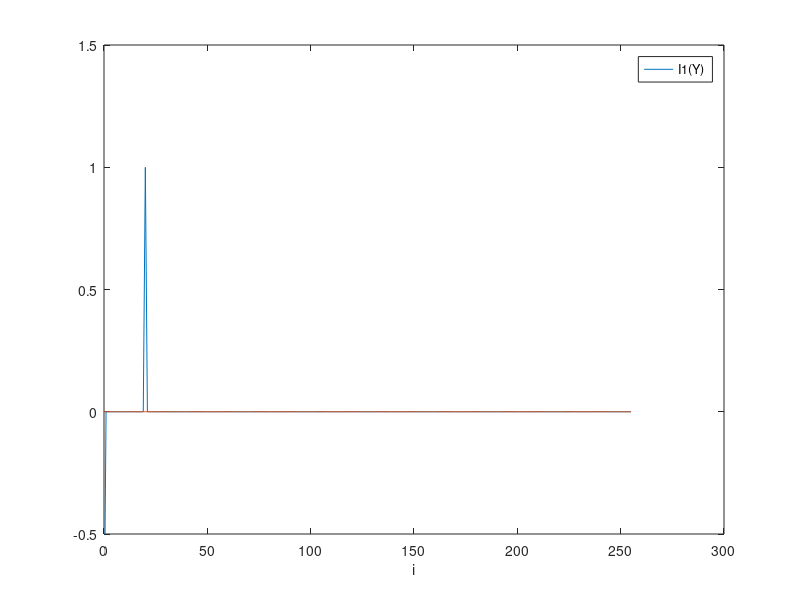
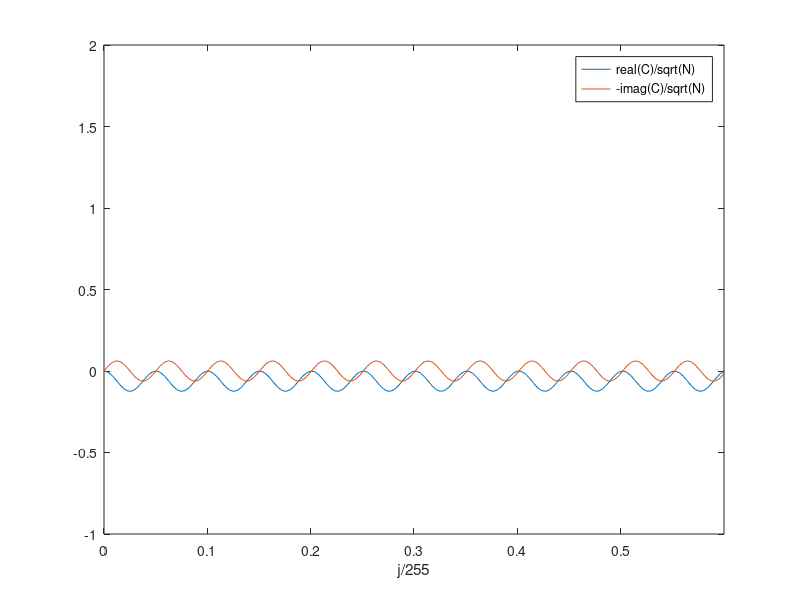
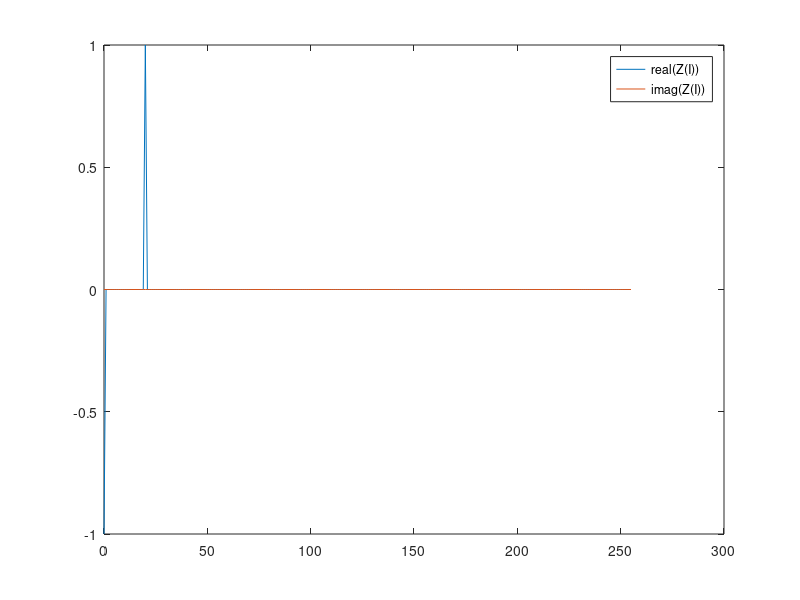

MATLAB code for these plots, in order:

% D4FASLITFTS
% Fourier transformation of step function of width 0 to d.
% The FT of the FT is also shown
function D4FASLITFTS;


I=(0:1:255);
d=20;

X= (logical(I)>0) - (logical(I-d)>0);

figure(1);
plot(I,real(X),I,imag(X));
axis([0 300 -0.5 1.5]);                  % PLOTS LIMITS                    
xlabel('i');
legend('I1(Y)');





C= fft(X);
N = length(C);
J= (0:1:N-1);
figure(2);
axis([0 0.6 0 1]);  

plot(J/255,real(C)/sqrt(N),J/255,-imag(C)/sqrt(N));
                % PLOTS LIMITS        
axis([0 0.6 -1 2]);
xlabel('j/255');
legend('real(C)/sqrt(N)','-imag(C)/sqrt(N)');



Z = ifft(C);
figure(3);
axis([0 0.6 0 1]);  
plot(I,real(Z),I,imag(Z));
legend('real(Z(I))','imag(Z(I))');
